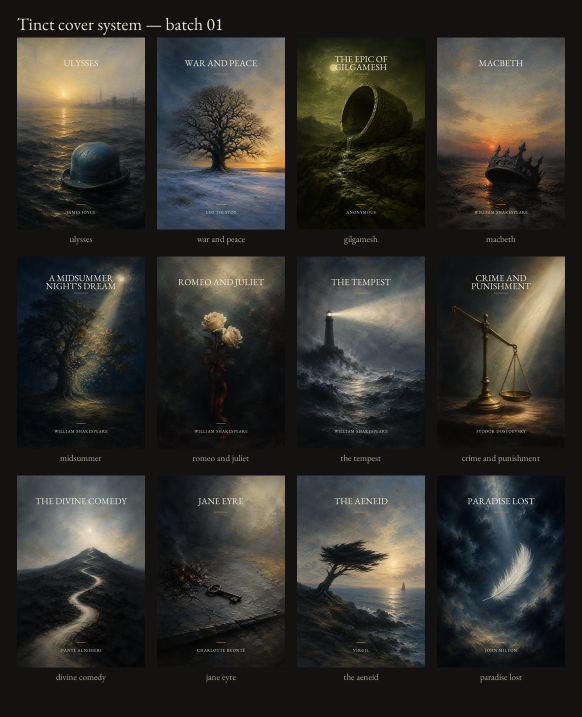
#> input picture artifacts/tinct-cover-art-2026-09-04/contact-sheet/batch-01-full.png, 1164 x 1433 px, given in place of bible--artwork-v2.png, which was not available (shown at 1/2 size)
$ python render_v2.py
#> lines starting #> are read from the running program, lines starting #| are printed output that depends on the picture; pictures that were not available may be replaced by others from this repository, and a replacement may not be noted
#!/usr/bin/env python3
"""Deterministically typeset and proof the Tinct painterly cover system v2."""
from pathlib import Path
import hashlib
import json
from PIL import Image, ImageDraw, ImageFont, ImageStat

ROOT = Path(__file__).resolve().parent
ART = ROOT / "pilot-v2" / "artwork"
FINAL = ROOT / "pilot-v2" / "final"
SHEETS = ROOT / "contact-sheet"
SERIF = Path("/Users/andershvelplund/Library/Fonts/EBGaramond-VariableFont_wght.ttf")
BG = (20, 18, 16)  # library thumbnail field, #141210
BOOKS = [
    ("bible", "THE BIBLE", "VARIOUS"),
    ("odyssey", "THE ODYSSEY", "HOMER"),
    ("the-republic", "THE REPUBLIC", "PLATO"),
    ("pride-and-prejudice", "PRIDE AND PREJUDICE", "JANE AUSTEN"),
    ("hamlet", "HAMLET", "WILLIAM SHAKESPEARE"),
    ("the-histories", "THE HISTORIES", "HERODOTUS"),
    ("frederick-douglass", "NARRATIVE OF THE LIFE OF FREDERICK DOUGLASS", "FREDERICK DOUGLASS"),
    ("the-art-of-war", "THE ART OF WAR", "SUN TZU"),
    ("frankenstein", "FRANKENSTEIN", "MARY SHELLEY"),
    ("meditations", "MEDITATIONS", "MARCUS AURELIUS"),
]
V2_TEMPLATE = {
    "id": "tinct-cover-v2",
    "style": "Painterly, full-bleed, textured and atmospheric literary art. One dominant light source; shared charcoal-indigo, smoke-blue, muted ochre, moon-ivory and umber palette; a single dominant silhouette that holds at 108x162.",
    "artwork_spec": "Text-free original artwork, exact 1024x1536 2:3 portrait. Reserve a quiet upper-third title zone and lower author zone. No embedded text, pseudo-text, logo, signature, watermark, border or physical-book mockup.",
    "anti_repetition": "Every cover gets one declared composition type and unique recipe. No composition type exceeds one third of the set. Reject period shorthand, generic AI illustration and embedded pseudo-text.",
    "overlay": "EB Garamond title in a subtle upper-third scrim; author uppercase/small-caps treatment in matching lower scrim; fixed margins and sizes from render_v2.py."
}
V2_BRIEFS = {
    "bible": ("landscape", "An ancient olive tree at a dry river valley dawn; the tree is the silhouette."),
    "odyssey": ("landscape", "A black-sailed ship beneath a crescent moon, crossing dark water toward a lit island."),
    "the-republic": ("interior", "A monumental stair rising to one luminous doorway, with a small side-profile philosopher."),
    "pride-and-prejudice": ("object", "An unmarked letter caught in an open casement window over a rain-softened garden."),
    "hamlet": ("interior", "A lone throne-like chair and its long diagonal shadow in a cold stone hall."),
    "the-histories": ("landscape", "A single S-curved river and five paths meeting at a distant illuminated ford."),
    "frederick-douglass": ("figure", "A dignified man in side profile holding an unmarked book at a sea-bright doorway."),
    "the-art-of-war": ("object", "A dark square strategy board with plain stones forming an empty channel."),
    "frankenstein": ("interior", "The existing laboratory scene: lone figure from behind within an electric green laboratory."),
    "meditations": ("symbol", "A worn marble bust facing dawn through a bare arch, treated as an emblem rather than a figure."),
}

def digest(path):
    return hashlib.sha256(path.read_bytes()).hexdigest()

# [18 lines left out: function write_metadata, not called in this run]

def lines_for(draw, text, width):
    # System rule: cover titles share one fixed point size. Only line breaks vary.
    font = ImageFont.truetype(str(SERIF), 72)
    out, line = [], ""
    for word in text.split():
        candidate = f"{line} {word}".strip()
        if draw.textbbox((0, 0), candidate, font=font)[2] <= width:
            line = candidate
        else:
            out.append(line); line = word
    out.append(line)
    if len(out) > 3:
        raise ValueError(f"Title does not fit the v2 three-line system: {text}")
    return font, out

def tracked(draw, xy, text, font, fill, max_width, tracking=3.4):
    widths = [draw.textlength(c, font=font) for c in text]
    tracking = min(tracking, max(0, (max_width - sum(widths)) / max(1, len(text)-1)))
    x = xy[0] - (sum(widths) + tracking * (len(text)-1)) / 2
    for char, width in zip(text, widths):
        draw.text((x, xy[1]), char, font=font, fill=fill, anchor="la")
        x += width + tracking

def needs_scrim(im, box):
    """Only add a scrim when the reserved zone is too bright or visually noisy."""
#> called with box = (92, 84, 932, 350)
    zone = im.crop(box).convert("L")
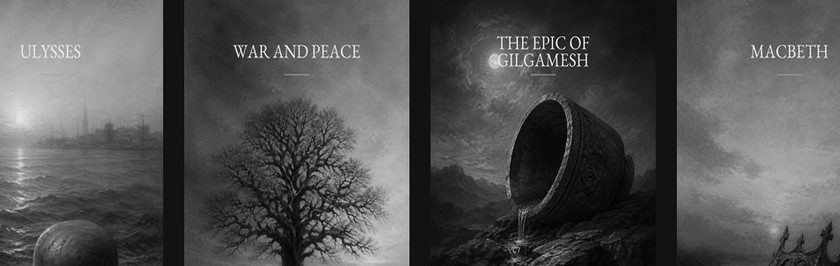
#> zone: PIL image 840x266 L; min 1, max 254, mean 83.1
    stat = ImageStat.Stat(zone)
    return stat.mean[0] > 122 or stat.var[0] > 1050

def vertical_scrim(im, box, alpha=82, top_to_bottom=True):
    """A feathered vertical gradient, never a rectangular panel."""
#> called with box = (0, 0, 1024, 450), alpha = 88, top_to_bottom = True
    left, top, right, bottom = box
#> left = 0; top = 0; right = 1024; bottom = 450
    layer = Image.new("RGBA", im.size, (0, 0, 0, 0))
#> layer: PIL image 1024x1536 RGBA; every value is 0
    px = layer.load(); height = max(1, bottom - top)
#> after `height = max(1, bottom - top)`: height = 450
    for y in range(top, bottom):
        t = (y - top) / height
        strength = int(alpha * ((1 - t) ** 1.8 if top_to_bottom else t ** 1.8))
        for x in range(left, right): px[x, y] = (11, 16, 20, strength)
#> this loop made 450 passes
#> (t, strength) on passes 1 to 3: (0, 88), (0.00222, 87), (0.00444, 87)
    return Image.alpha_composite(im.convert("RGBA"), layer)

def render_artwork(src, destination, title, author):
    im = Image.open(src).convert("RGB").resize((1024, 1536), Image.Resampling.LANCZOS)
    if needs_scrim(im, (92, 84, 932, 350)):
        im = vertical_scrim(im, (0, 0, 1024, 450), 88, True)
    if needs_scrim(im, (92, 1282, 932, 1452)):
#> call 2 of needs_scrim, with box = (92, 1282, 932, 1452)
#> in needs_scrim (call 2), `zone = im.crop(box).convert("L")`:
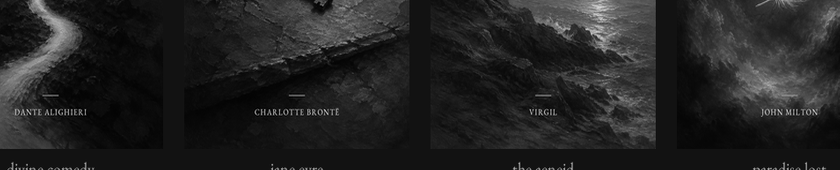
#> zone: PIL image 840x170 L; min 0, max 214, mean 34.8
        im = vertical_scrim(im, (0, 1120, 1024, 1536), 92, False)
    draw = ImageDraw.Draw(im)
    font, lines = lines_for(draw, title, 800)
#> lines = ['THE BIBLE']
    line_height = int(font.size * .90)
#> line_height = 64
    y = 156 - (len(lines)-1) * line_height // 2
#> y = 156
    for line in lines:
        draw.text((512, y), line, font=font, fill=(242, 235, 215), anchor="ma")
        y += line_height
#> this loop made 1 pass
#> (line, y) on pass 1: ('THE BIBLE', 220)
#> after the loop, y = 220
    draw.line((456, 292, 568, 292), fill=(196, 159, 107), width=3)
    author_font = ImageFont.truetype(str(SERIF), 32)
    tracked(draw, (512, 1376), author.upper(), author_font, (242, 235, 215), 760)
    draw.line((476, 1336, 548, 1336), fill=(196, 159, 107), width=3)
    destination.parent.mkdir(parents=True, exist_ok=True)
    im.convert("RGB").save(destination, optimize=True)
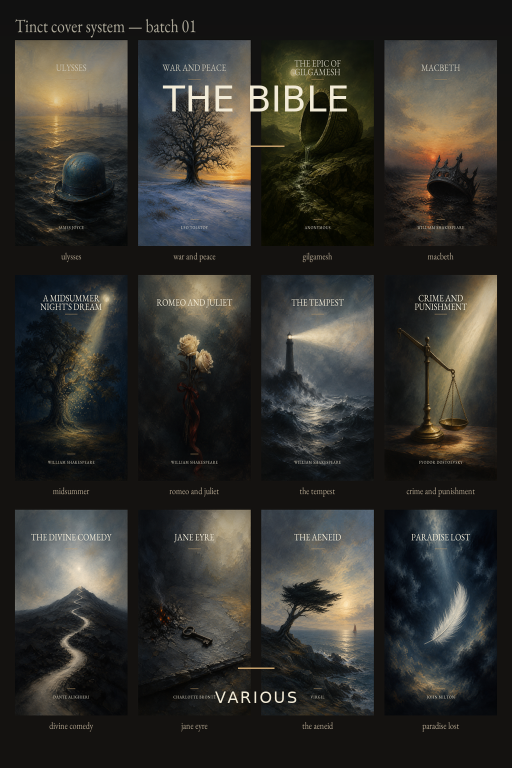
#> saved as bible--cover-v2.png: PIL image 1024x1536 RGB (shown at 1/2 size); mean R, G, B 50.9, 49.7, 45.1
#> im: PIL image 1024x1536 RGBA
    return destination

def render_cover(slug, title, author, version=2):
    return render_artwork(ART / f"{slug}--artwork-v{version}.png", FINAL / f"{slug}--cover-v{version}.png", title, author)

# [35 lines left out: functions sheet, comparison, not called in this run]

if __name__ == "__main__":
    v2 = [render_cover(*book) for book in BOOKS]
#> call 2 of render_artwork, with title = 'THE ODYSSEY', author = 'HOMER'
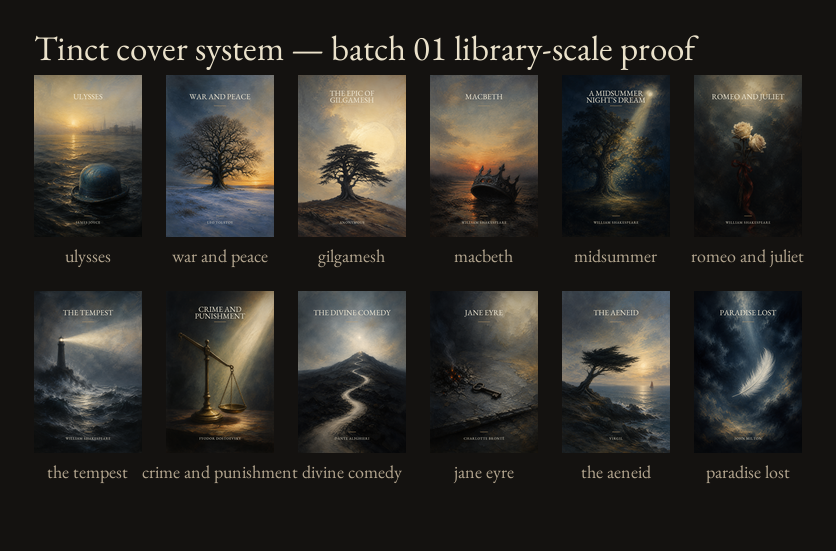
#> input picture artifacts/tinct-cover-art-2026-09-04/contact-sheet/batch-01-thumbnails.png, 836 x 551 px, given in place of odyssey--artwork-v2.png, which was not available
#> call 3 of needs_scrim, with box = (92, 84, 932, 350)
#> in needs_scrim (call 3), `zone = im.crop(box).convert("L")`:
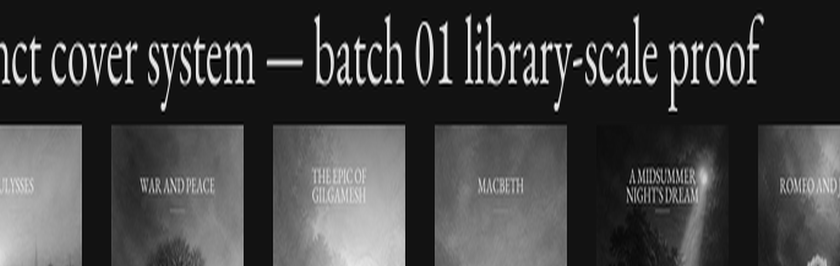
#> zone: PIL image 840x266 L; min 0, max 254, mean 64.4
#> the loop in vertical_scrim (call 2), `for y in range(top, bottom):` made 450 passes
#> call 4 of needs_scrim, with box = (92, 1282, 932, 1452)
#> in needs_scrim (call 4), `zone = im.crop(box).convert("L")`:
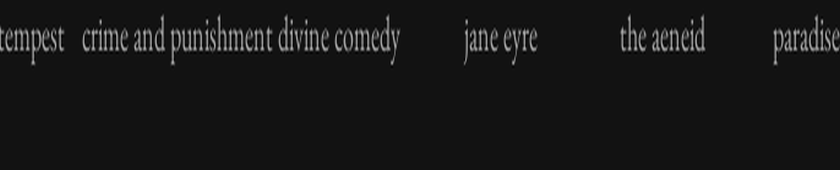
#> zone: PIL image 840x170 L; min 0, max 186, mean 22.8
#> in render_artwork (call 2), `font, lines = lines_for(draw, title, 800)`: lines = ['THE ODYSSEY']
#> in render_artwork (call 2), `y = 156 - (len(lines)-1) * line_height // 2`: y = 156
#> the loop in render_artwork (call 2), `for line in lines:` made 1 pass
#> after the loop in render_artwork (call 2), `for line in lines:`: y = 220
#> call 3 of render_artwork, with title = 'THE REPUBLIC', author = 'PLATO'
#> in render_artwork (call 3), `font, lines = lines_for(draw, title, 800)`: lines = ['THE REPUBLIC']
#> in render_artwork (call 3), `y = 156 - (len(lines)-1) * line_height // 2`: y = 156
#> the loop in render_artwork (call 3), `for line in lines:` made 1 pass
#> after the loop in render_artwork (call 3), `for line in lines:`: y = 220
#> in render_artwork (call 3), `im.convert("RGB").save(destination, optimize=True)`:
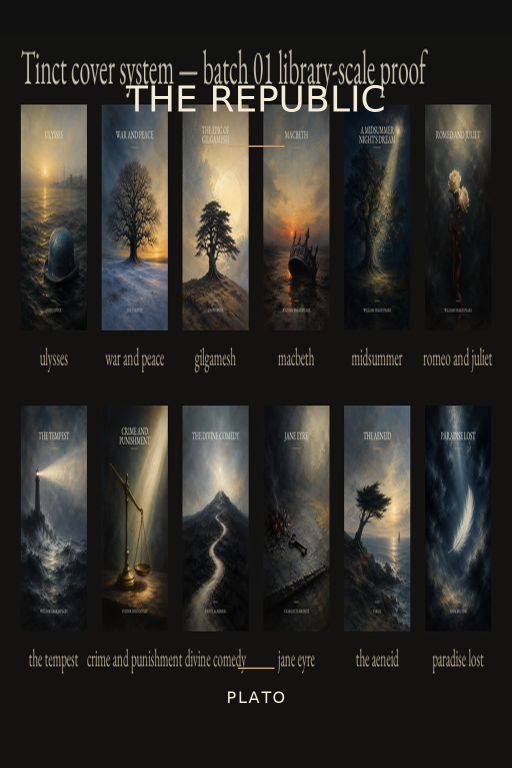
#> saved as the-republic--cover-v2.png: PIL image 1024x1536 RGB (shown at 1/2 size); mean R, G, B 46.6, 44.5, 40.4
#> (the run stopped early here; a loop or call above may not have finished)
